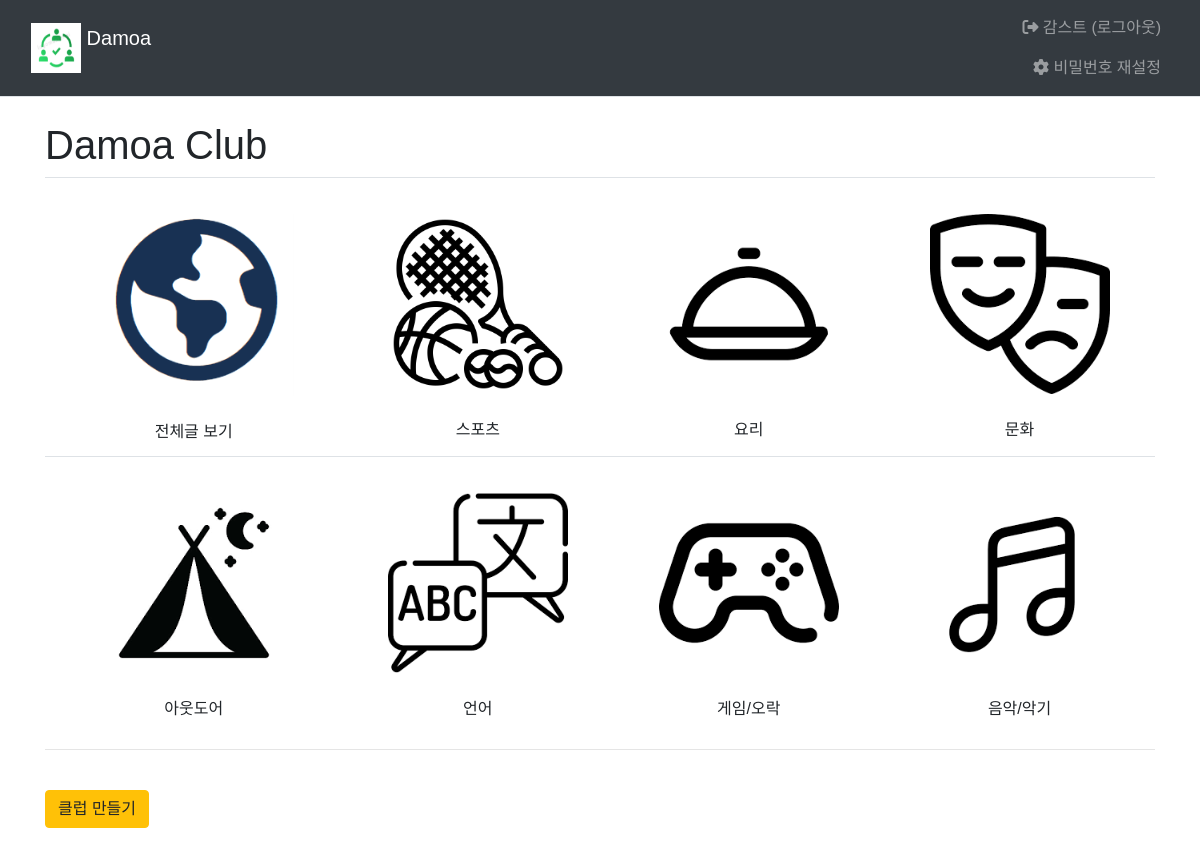
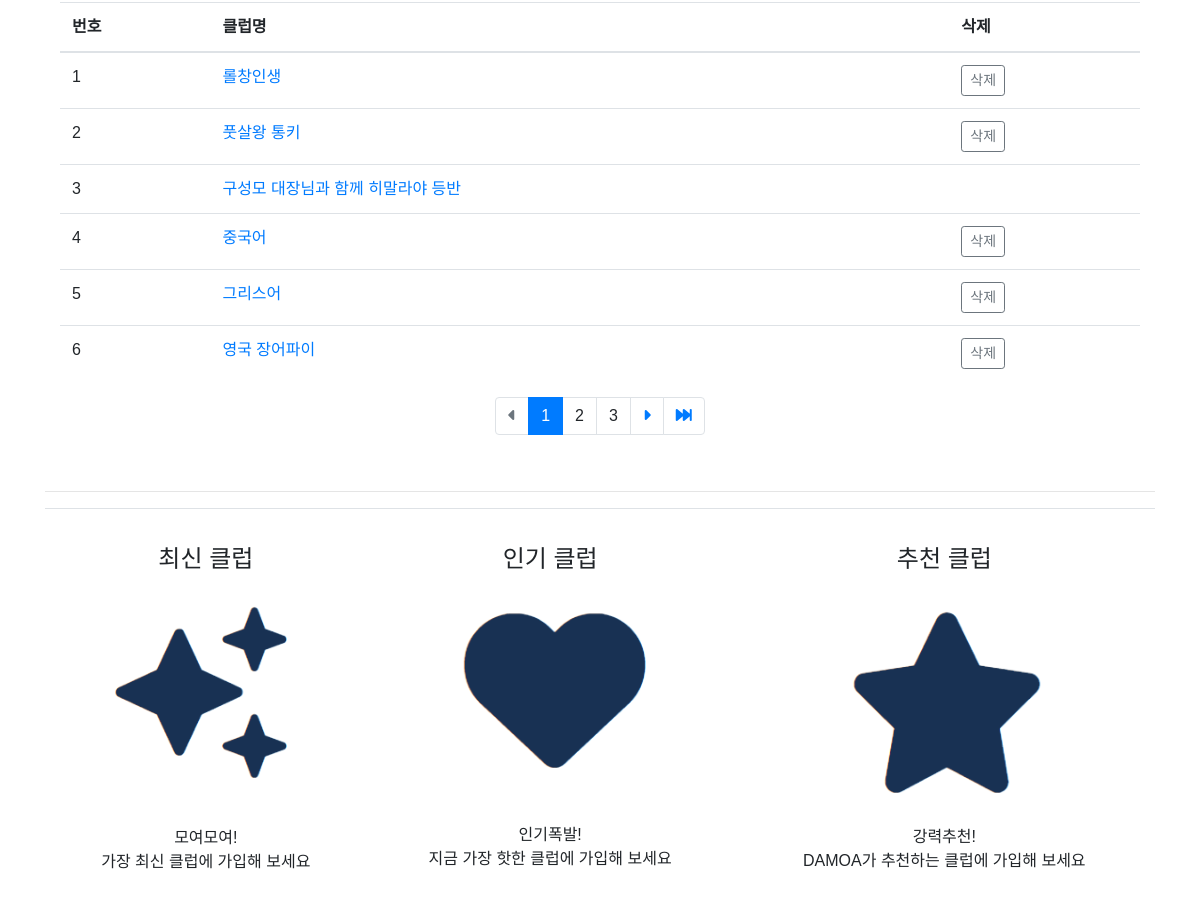
Page /main/ (signed in) on the committed database (2 pictures, top to bottom).
### common/models.py (models this page shows)
class CustomUser(AbstractBaseUser, PermissionsMixin) :
    username = models.CharField(max_length = 15, unique=True)
    email = models.EmailField(blank=True, unique=True, default='')
    name = models.CharField(max_length=15)
    age = models.IntegerField()
    ad = models.CharField(max_length=50)
    is_active = models.BooleanField(default=True)
    is_superuser = models.BooleanField(default=True)
    is_staff = models.BooleanField(default=True)
    date_joined = models.DateTimeField(default=timezone.now)
    last_login = models.DateTimeField(blank=True, null=True)
    objects = CustomUserManager()
    USERNAME_FIELD = 'username'
    REQUIRED_FIELDS = ['email', 'name', 'age', 'ad']
    class Meta :
        ordering = ['-date_joined']
        verbose_name = 'User'
        verbose_name_plural = 'User'

### main/models.py (models this page shows, shortened)
class Club(models.Model):
    class category(models.TextChoices):
        from django.utils.translation import gettext_lazy as _
        COOK = 'CK', _('Cook')
        CULTURE = 'CT', _('Culture')
        GAME = 'GA', _('Game')
        LANGUAGE = 'LA', _('Language')
        MUSIC = 'MU', _('Music')
        OUTDOOR = 'OD', _('Outdoor')
        SPORTS = 'SP', _('Sports')
    category = models.CharField(
        max_length=10,
        choices = category.choices,
        null=True
    )
    name=models.TextField('클럽이름')
    author = models.ForeignKey(settings.AUTH_USER_MODEL, on_delete=models.CASCADE, default=1, null=True, related_name='author_club')

### main/views.py (the view)
# urls.py: path("", include('main.urls')),  # / 페이지에 해당하는 urlpatterns
def main(request):
    club_list=Club.objects.order_by('-id')
    page = request.GET.get('page', '1')  # 페이지
    paginator = Paginator(club_list, 6)  # 페이지당 6개
    page_obj = paginator.get_page(page)
    context={'club_list':page_obj, 'page':page}
    return render(request, 'main/main.html', context)

### templates/main/main.html (shortened to what this page needs)
{% extends 'base.html' %}
{% load static %}
{% block content %}
  <div class="container">
    <br>
    <h1>Damoa Club</h1>
    <table class="table">
      <tbody style="text-align: center;">
        <tr>
          <td>
            <br>
            <a href="{% url 'main:board_list'%}" style="display: block;">
              <img src="{% static 'img/gallery/all.png' %}" style="width: 200px; height: auto;">
              </a>
              <br>전체글 보기
          </td>
          <td>
            <br>
            <a href="{% url 'main:board_list'%}?kw=SP" style="display: block;">
              <img src="{% static 'img/gallery/sports.png' %}" style="width: 180px; height: auto;">
            </a>
            <br>스포츠
          </td>
          <td>
            <br>
            <a href="{% url 'main:board_list'%}?kw=CK" style="display: block;">
              <img class="club" src="{% static 'img/gallery/cook.png' %}" style="width: 180px; height: auto;">
            </a>
            <br>요리
          </td>
          <td>
            <br>
            <a href="{% url 'main:board_list'%}?kw=CT" style="display: block;">
              <img class="club" src="{% static 'img/gallery/culture.png' %}" style="width: 180px; height: auto;">
            </a>
            <br>문화
          </td>
        </tr>
        <tr>
          <td>
            <br>
            <a href="{% url 'main:board_list'%}?kw=OD" style="display: block;">
              <img class="club" src="{% static 'img/gallery/outdoor.png' %}" style="width: 180px; height: auto;">
            </a>
            <br>아웃도어
          </td>
          <td>
            <br>
            <a href="{% url 'main:board_list'%}?kw=LA" style="display: block;">
              <img class="club" src="{% static 'img/gallery/language.png' %}" style="width: 180px; height: auto;">
            </a>
            <br>언어
          </td>
          <td>
            <br>
            <a href="{% url 'main:board_list'%}?kw=GA" style="display: block;">
              <img class="club" src="{% static 'img/gallery/game.png' %}" style="width: 180px; height: auto;">
            </a>
            <br>게임/오락
          </td>
          <td>
            <br>
            <a href="{% url 'main:board_list'%}?kw=MU" style="display: block;">
              <img class="club" src="{% static 'img/gallery/music.png' %}" style="width: 180px; height: auto;">
            </a>
            <br>음악/악기
          </td>
        </tr>
      </tbody>
    </table>
    <hr>
<br>
    <div>
      <a href="{%url 'main:club_create' %}" class="btn btn-warning">클럽 만들기</a>
      <div class="container">
        <table class="table">
          <thead>
            <tr class="thead-blue">
              <th>번호</th>
              <th>클럽명</th>
              <th>삭제</th>
            </tr>
          </thead>
          <tbody>
            {% if club_list %}
              {% for club in club_list %}
                <tr>
                  <td>{{forloop.counter}}</td>
                  <td>
                    <a href="{% url 'main:board_list'%}?kw={{ club.name }}">{{club.name}}</a>
                  </td>
                  <td>
                    {% if request.user == club.author %}
                      <a href="#" class="delete btn btn-sm btn-outline-secondary" data-uri="{% url 'main:club_delete' club.id %}">삭제</a>
                    {% endif %}
                  </td>
                </tr>
              {% endfor %}
            {% else %}
              <tr>
                게시글이 없습니다.
              </tr>
            {% endif %}
          </tbody>
        </table>
        <ul class="pagination justify-content-center">
          {% if club_list.has_previous %}
            <li class="page-item">
              <a class="page-link" href="?page=1" data-page="1">
                <i class="fa-solid fa-backward-fast"></i>
              </a>
            </li>
            <li class="page-item">
              <a class="page-link" href="?page={{ club_list.previous_page_number }}">
                <i class="fa-solid fa-caret-left"></i>
              </a>
            </li>
          {% else %}
            <li class="page-item disabled">
              <a class="page-link" tabindex="-1" aria-disabled="true" href="#">
                <i class="fa-solid fa-caret-left"></i>
              </a>
            </li>
          {% endif %}
          {% for page_number in club_list.paginator.page_range %}
          {% if page_number >= club_list.number|add:-3 and page_number <= club_list.number|add:3 %}
            {% if page_number == club_list.number %}
              <li class="page-item active" aria-current="page">
                <a class="page-link" data-page="{{ page_number }}">
                  {{ page_number }}
                </a>
              </li>
            {% else %}
              <li class="" page-item="page-item">
                <a class="page-link" data-page="{{ page_number }}">
                  {{ page_number }}
                </a>
              </li>
            {% endif %}
          {% endif %}
          {% endfor %}
          {% if club_list.has_next %}
            <li class="page-item">
              <a class="page-link" href="?page={{ club_list.next_page_number }}">
                <i class="fa-solid fa-caret-right"></i>
              </a>
            </li>
            <li class="page-item">
              <a class="page-link" href="?page={{ club_list.paginator.num_pages }}">
                <i class="fa-solid fa-forward-fast"></i>
              </a>
            </li>
          {% else %}
            <li class="page-item disabled">
              <a class="page-link" tabindex="-1" aria-disabled="true" href="#">
                <i class="fa-solid fa-caret-right"></i>
              </a>
            </li>
          {% endif %}
        </ul>
      </div>
    </div>
<br>
    <hr style="color: black; size: 3px;">
    <table class="table" style="text-align: center;">
      <td>
        <div>
          <div class="icon-box">
            <br><h4>최신 클럽<br><br>
              <a href="{% url 'main:board_list'%}?so=recent" style="display: block;">
                <img src="{% static 'img/new.png' %}" style="width: 210px; height: auto;"></a>
            </h4>
            <br>
            <p>모여모여!<br>가장 최신 클럽에 가입해 보세요</p>
          </div>
        </div>
      </td>
      <td>
        <div>
          <div class="icon-box">
            <br><h4>인기 클럽<br><br>
              <a href="{% url 'main:board_list'%}?so=popular" style="display: block;">
                <img src="{% static 'img/heart.png' %}" style="width: 215px; height: auto;"></a>
            </h4>
            <br>
            <p>인기폭발!<br>지금 가장 핫한 클럽에 가입해 보세요</p>
          </div>
        </div>
      </td>
      <td>
        <div>
          <div class="icon-box">
            <br><h4>추천 클럽<br><br>
              <a href="{% url 'main:board_list'%}?so=recommend" style="display: block;">
                <img src="{% static 'img/star.png' %}" style="width: 200px; height: auto;"></a>
            </h4>
            <p>강력추천!<br>DAMOA가 추천하는 클럽에 가입해 보세요</p>
          </div>
        </div>
      </td>
    </table>
  {% endblock %}

### templates/base.html (shortened to what this page needs)
{% load static %}
<!DOCTYPE html>
<html lang="ko">
  <head>
    <link rel="stylesheet" type="text/css" href="{% static 'bootstrap.min.css' %}">
    <link rel="stylesheet" type="text/css" href="{% static 'style.css' %}">
    <link rel="stylesheet" href="https://cdnjs.cloudflare.com/ajax/libs/font-awesome/6.3.0/css/all.min.css"/>
  </head>
  <body>
    <nav class="navbar navbar-expand-sm navbar-dark bg-dark border-bottom">
      <div class="container-fluid">
        {% if user.is_authenticated %}
          <a class="navbar-brand" href="{% url 'main:main' %}">
            <img src="{% static 'img/damoa logo.png' %}" width="50px" height="50px" class="d-inline-block align-top" alt="Logo">
            Damoa
          </a>
        {% else %}
          <a class="navbar-brand" href="{% url 'main:index' %}">
            <img src="{% static 'img/damoa logo.png' %}" width="50px" height="50px" class="d-inline-block align-top" alt="Logo">
            Damoa
          </a>
        {% endif %}
        <div class="collapse navbar-collapse justify-content-end" id="navbarNav" align="right">
          <ul class="navbar-nav">
            <li class="nav-item">
              {% if user.is_authenticated %}
                <a class="nav-link justify-content-end" href="{% url 'common:logout' %}">
                  <i class="fa-solid fa-right-from-bracket"></i>
                  {{ user.name }}
                  (로그아웃)
                </a>
                <span style="color: blue;">
                  <a class="nav-link justify-content-end" href="{% url 'common:re_password' %}">
                    <i class="fa-solid fa-gear"></i>
                    비밀번호 재설정
                  </a>
                </span>
              {% else %}
                <a class="nav-link justify-content-end" href="{% url 'common:login' %}">
                  <i class="fa-solid fa-right-to-bracket"></i>
                  로그인</a>
              {% endif %}
            </li>
          </ul>
        </div>
      </div>
    </nav>
    {% block content %}{% endblock %}
    <link rel="stylesheet" href="https://stackpath.bootstrapcdn.com/bootstrap/4.4.1/css/bootstrap.min.css">
    <link href="https://cdn.jsdelivr.net/npm/summernote@0.8.18/dist/summernote-bs4.min.css" rel="stylesheet">
  </body>
</html>

### static/style.css (style rules this page uses)
* { font-family: 'Noto Sans KR', sans-serif; }
.page-link { border: 0px; }

### rows in the picture
CustomUser: name "감스트"
Club: name "롤창인생", shows "삭제"
Club: name "풋살왕 통키", shows "삭제"
Club: name "구성모 대장님과 함께 히말라야 등반"
Club: name "중국어", shows "삭제"
Club: name "그리스어", shows "삭제"
Club: name "영국 장어파이", shows "삭제"

### other values in the picture
{{ page_number }} "1"
{{ page_number }} "2" "3"
